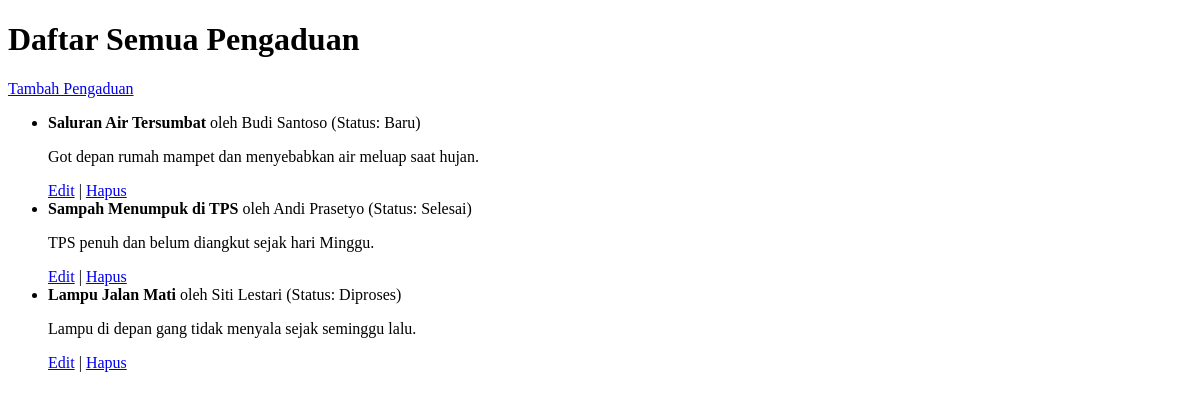
The page /warga/pengaduan/ on the database as committed earlier.
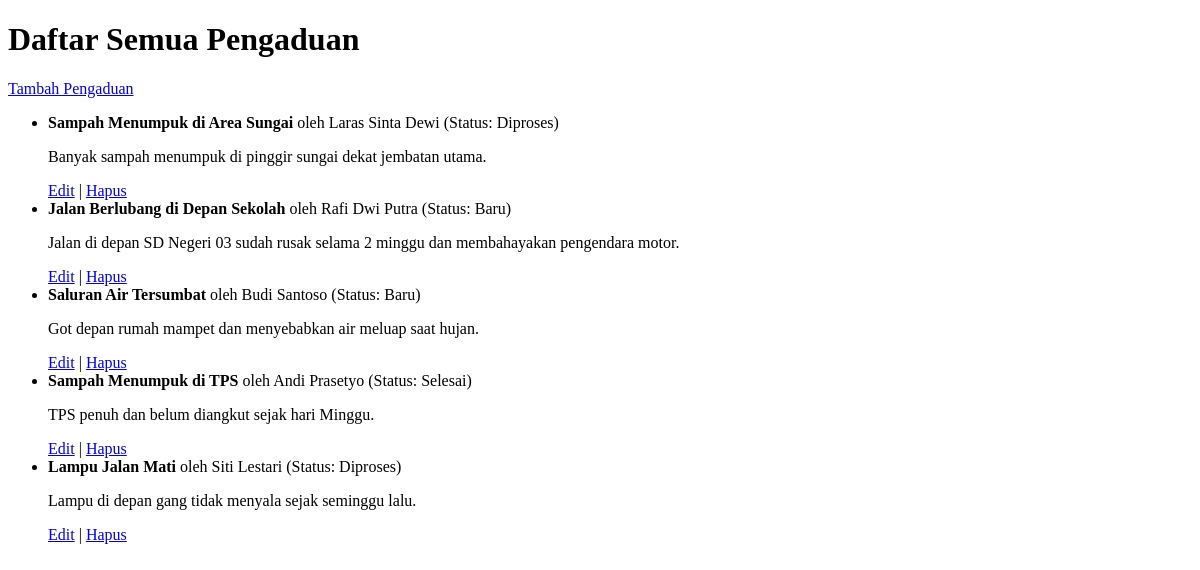
The same page on the database as committed later.
### warga/models.py (models this page shows, shortened)
class Pengaduan(models.Model):
    STATUS_CHOICES = [
        ('BARU', 'Baru'),
        ('DIPROSES', 'Diproses'),
        ('SELESAI', 'Selesai'),
    ]
    judul = models.CharField(max_length=200)
    deskripsi = models.TextField()
    status = models.CharField(max_length=10, choices=STATUS_CHOICES, default='BARU')
    tanggal_lapor = models.DateTimeField(auto_now_add=True)
    pelapor = models.ForeignKey(Warga, on_delete=models.CASCADE, related_name='pengaduan')

class Warga(models.Model):
    nik = models.CharField(max_length=16, unique=True, verbose_name="Nomor Induk Kependudukan")
    nama_lengkap = models.CharField(max_length=100, verbose_name="Nama Lengkap")
    alamat = models.TextField(verbose_name="Alamat Tinggal")
    no_telepon = models.CharField(max_length=15, blank=True, verbose_name="Nomor Telepon")
    tanggal_registrasi = models.DateTimeField(auto_now_add=True)

### warga/views.py (the view)
# urls.py: path('pengaduan/', PengaduanListView.as_view(), name='pengaduan-list'),  # top-level
class PengaduanListView(ListView):
    model = Pengaduan
    template_name = 'warga/pengaduan_list.html'
    context_object_name = 'pengaduan_list'
    ordering = ['-tanggal_lapor']

### warga/templates/warga/pengaduan_list.html
<!DOCTYPE html>
<html>
<head><title>Daftar Pengaduan Warga</title></head>
<body>
  <h1>Daftar Semua Pengaduan</h1>
  <p><a href="{% url 'pengaduan-tambah' %}">Tambah Pengaduan</a></p>
  <ul>
    {% for aduan in object_list %}
      <li>
        <strong>{{ aduan.judul }}</strong> oleh {{ aduan.pelapor.nama_lengkap }}
        (Status: {{ aduan.get_status_display }})
        <p>{{ aduan.deskripsi }}</p>
        <a href="{% url 'pengaduan-edit' pk=aduan.pk %}">Edit</a> |
        <a href="{% url 'pengaduan-hapus' pk=aduan.pk %}">Hapus</a>
      </li>
    {% empty %}
      <li>Tidak ada pengaduan.</li>
    {% endfor %}
  </ul>
</body>
</html>

Rows that differ between the two databases and show on the page:
added Pengaduan: judul "Sampah Menumpuk di Area Sungai", pelapor.nama_lengkap "Laras Sinta Dewi", status "Diproses", deskripsi "Banyak sampah menumpuk di pinggir sungai dekat jembatan utama."
added Pengaduan: judul "Jalan Berlubang di Depan Sekolah", pelapor.nama_lengkap "Rafi Dwi Putra", status "Baru", deskripsi "Jalan di depan SD Negeri 03 sudah rusak selama 2 minggu dan membahayakan pengendara motor."
